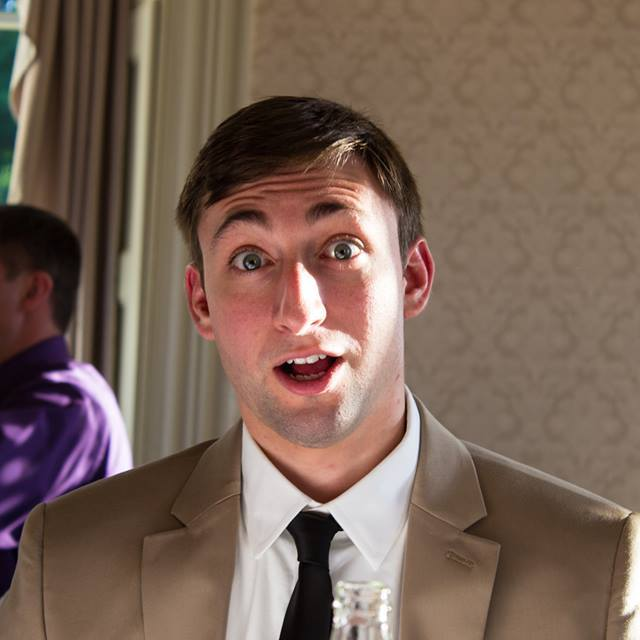
%> input picture pset2/andremo_pic.jpg, 640 x 640 px
$ octave --eval "SteerableFiltersEx(imread('andremo_pic.jpg'));"   (GNU Octave 9; MATLAB toolbox functions it lacks are replaced by stand-ins)
%> lines starting %> are read from the running program, lines starting %| are printed output that depends on the picture
% 6.869 Advances in Computer Vision
% Andrew Moran
% PSET 2
%%%%%%%%%%%%%%%%%%%%%%%%%%%%%%%%%%%%%%%%%%%%%%%%%%%%%%%%%%%%%%%%%%%%%%%%%%%%%%%%%%%%%%%%%%

function SteerableFiltersEx(im)
if ~isa(im,'double')
    im = im2double(im);
end
if size(im,3)>1
    im = rgb2gray(im);
%> im: size 640x640 double
end

% Problem 2.4
% Part A, B
figure
imagesc(im);
axis('equal'); axis('off')
title('Input gray')
colormap(gray)

[G2a,G2b,G2c] = G2(im);
[H2a,H2b,H2c,H2d] = H2(im);
[C1,C2,C3] = FourierG2(G2a,G2b,G2c,H2a,H2b,H2c,H2d);

thetaD = (atan2(C3, C2))/2.0;
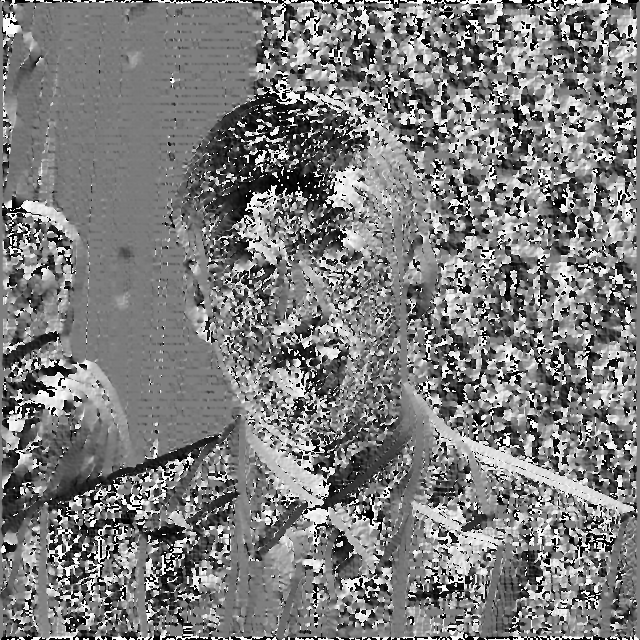
%> thetaD: size 640x640 double; min -1.57, max 1.57, mean -0.0348; drawn with min black and max white
thetaP = thetaD + pi/2.0;

kd_a = (cos(thetaD)).^2;
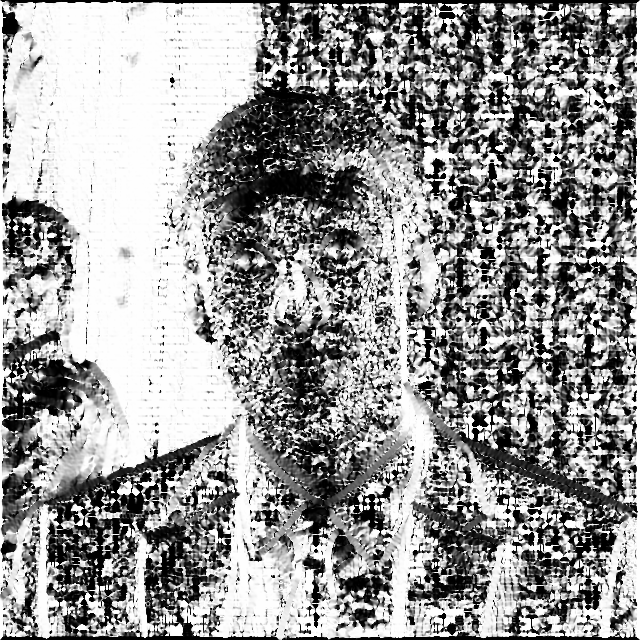
%> kd_a: size 640x640 double; min 3.75e-33, max 1, mean 0.594
kd_b = -2*(cos(thetaD).*sin(thetaD));
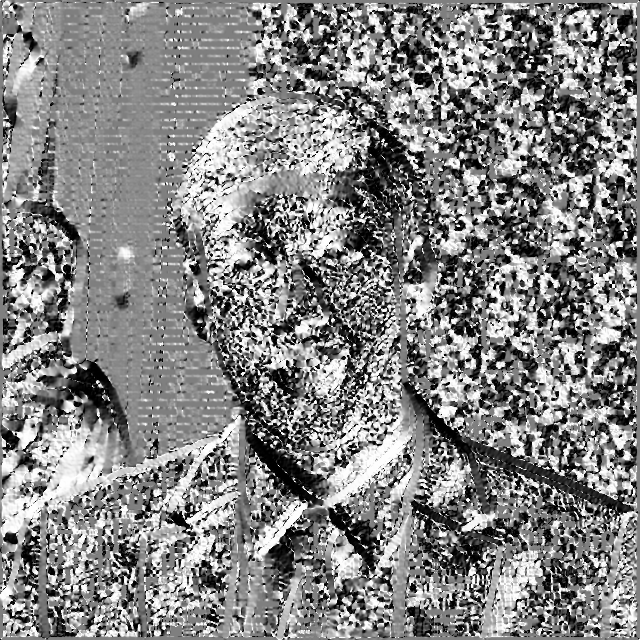
%> kd_b: size 640x640 double; min -1, max 1, mean 0.0358; drawn with min black and max white
kd_c = (sin(thetaD)).^2;
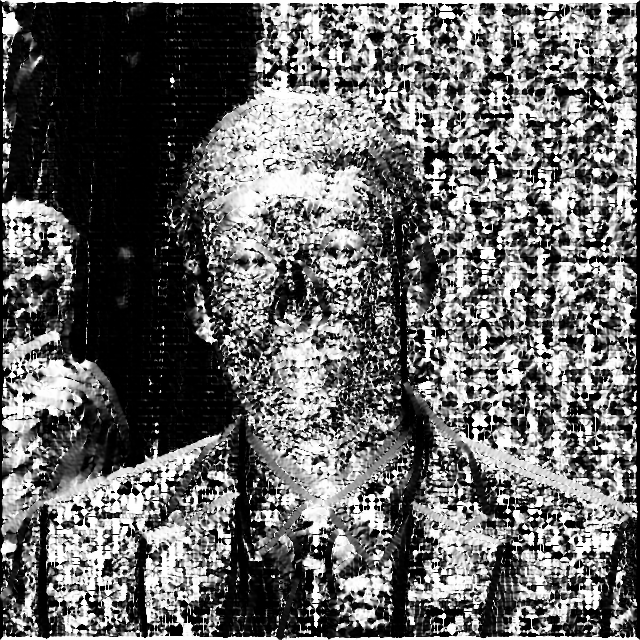
%> kd_c: size 640x640 double; min 5.3e-35, max 1, mean 0.406

kp_a = (cos(thetaP)).^2;
kp_b = -2*(cos(thetaP).*sin(thetaP));
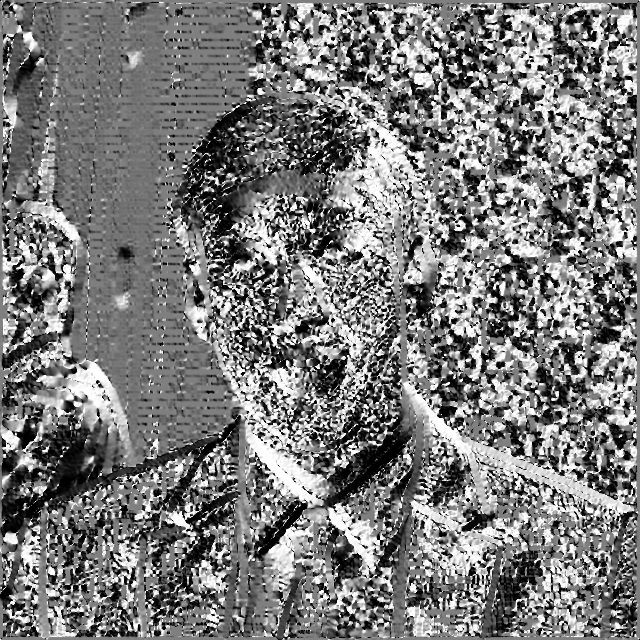
%> kp_b: size 640x640 double; min -1, max 1, mean -0.0358; drawn with min black and max white
kp_c = (sin(thetaP)).^2;

G2dom = kd_a.*G2a + kd_b.*G2b + kd_c.*G2c;
G2per = kp_a.*G2a + kp_b.*G2b + kp_c.*G2c;
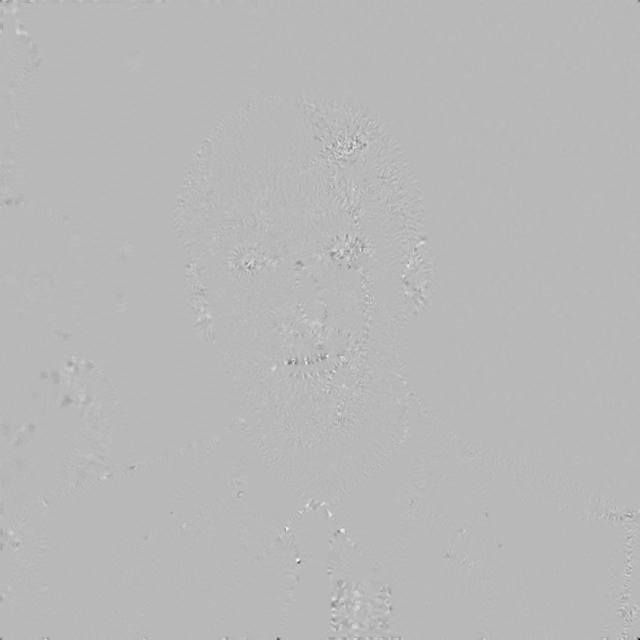
%> G2per: size 640x640 double; min -1.65, max 0.628, mean -0.000633; drawn with min black and max white

figure
imagesc(G2dom);
axis('equal'); axis('off')
title('G2 dominant')
colormap(gray)

figure
imagesc(G2per);
axis('equal'); axis('off')
title('G2 perpendicular')
colormap(gray)

% Part C, D
s = sqrt((C2).^2 + (C3).^2);
epsilon = 0.1;

G2dom_norm = G2dom./(s + epsilon);
G2per_norm = G2per./(s + epsilon);

figure
imagesc(G2dom_norm);
axis('equal'); axis('off')
title('G2 dominant norm')
colormap(gray)

figure
imagesc(G2per_norm);
axis('equal'); axis('off')
title('G2 perpendicular norm')
colormap(gray)

% Part E
mean = ones(3)/9;

G2_dom_norm_mean = conv2(G2dom, mean, 'same');
G2_dom_norm_mean = G2_dom_norm_mean./(s + .1);

G2_per_norm_mean = conv2(G2per, mean, 'same');
G2_per_norm_mean = G2_per_norm_mean./(s + .1);
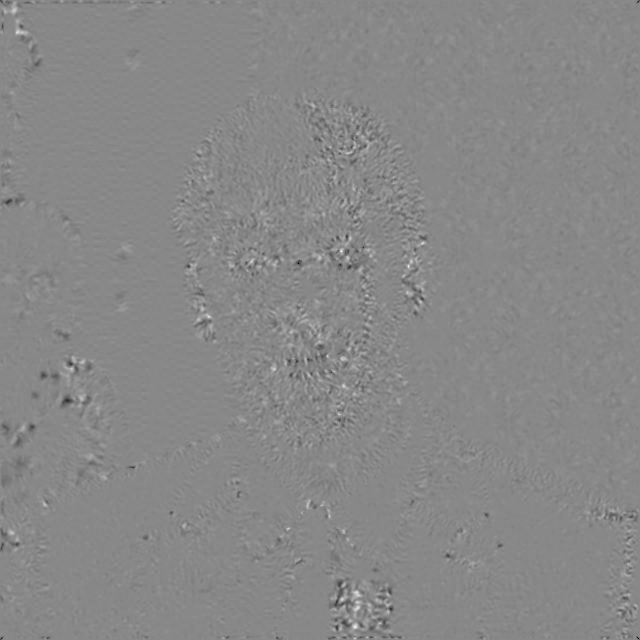
%> G2_per_norm_mean: size 640x640 double; min -2.33, max 2.03, mean -0.00422; drawn with min black and max white

figure
imagesc(G2_dom_norm_mean);
axis('equal'); axis('off')
title('G2 dominant norm mean')
colormap(gray)

figure
imagesc(G2_per_norm_mean);
axis('equal'); axis('off')
title('G2 perpendicular norm mean')
colormap(gray)

%--------------------------------------------------------------------------
% Steerable filters

% Computes the image response to the second derivative Gaussian filter (G2) basis set
% using the 9-tap filter kernels derived in Freeman and Adelson (1991), table IV
function [G2a,G2b,G2c] = G2(im)

f1 = [0.0094 0.1148 0.3964 -0.0601 -0.9213 -0.0601 0.3964 0.1148 0.0094];
f2 = [0.0008 0.0176 0.1660 0.6383 1.0 0.6383 0.1660 0.0176 0.0008];
f3 = [-0.0028 -0.0480 -0.3020 -0.5806 0.0 0.5806 0.3020 0.0480 0.0028];

G2a = conv2(f2,f1,im,'same');
G2b = conv2(f3,f3,im,'same');
G2c = conv2(f1,f2,im,'same');

% Computes the image response to the Hilbert transform of the second derivative Gaussian filter (H2) basis set
% using the 9-tap filter kernels derived in Freeman and Adelson (1991), table VI
function [H2a,H2b,H2c,H2d] = H2(im)

f1 = [-0.0098 -0.0618 0.0998 0.7551 0.0 -0.7551 -0.0998 0.0618 0.0098];
f2 = [0.0008 0.0176 0.1660 0.6383 1.0 0.6383 0.1660 0.0176 0.0008];
f3 = [-0.0020 -0.0354 -0.2225 -0.4277 0.0 0.4277 0.2225 0.0354 0.0020];
f4 = [0.0048 0.0566 0.1695 -0.1889 -0.7349 -0.1889 0.1695 0.0566 0.0048];

H2a = conv2(f2,f1,im,'same');
H2b = conv2(f3,f4,im,'same');
H2c = conv2(f4,f3,im,'same');
H2d = conv2(f1,f2,im,'same');

function [C1,C2,C3] = FourierG2(G2a,G2b,G2c,H2a,H2b,H2c,H2d)
% Returns coefficients [C1, C2, C3] that can be used to estimate the
% oriented energy as a function of angle:
%
% E = C1 + c2*cos(2*theta) + C3*sin(2*theta) + (higher-order terms).
%
% Please refer to Section V.A. and Table XI for details.  This
% function takes as input the image response to the basis of the G2
% and H2 steerable filters.

C1 = 0.5*G2b.^2 + 0.25*G2a.*G2c + 0.375*(G2a.^2 + G2c.^2) + ...
     0.3125*(H2a.^2 + H2d.^2) + 0.5625*(H2b.^2 + H2c.^2) + ...
     0.375*(H2a.*H2c + H2b.*H2d);

C2 = 0.5*(G2a.^2 - G2c.^2) + 0.46875*(H2a.^2 - H2d.^2) + ...
     0.28125*(H2b.^2 - H2c.^2) + 0.1875*(H2a.*H2c - H2b.*H2d);

C3 = -G2a.*G2b - G2b.*G2c - ...
     0.9375*(H2c.*H2d + H2a.*H2b) - ...
     1.6875*H2b.*H2c - 0.1875*H2a.*H2d;

$ run again, on pset2/husky.jpg
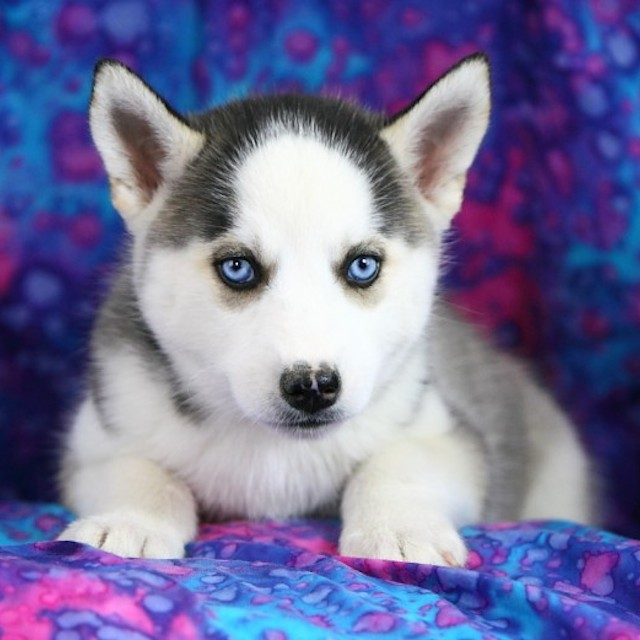
%> input picture pset2/husky.jpg, 640 x 640 px
%> in SteerableFiltersEx, `G2per_norm = G2per./(s + epsilon);`:
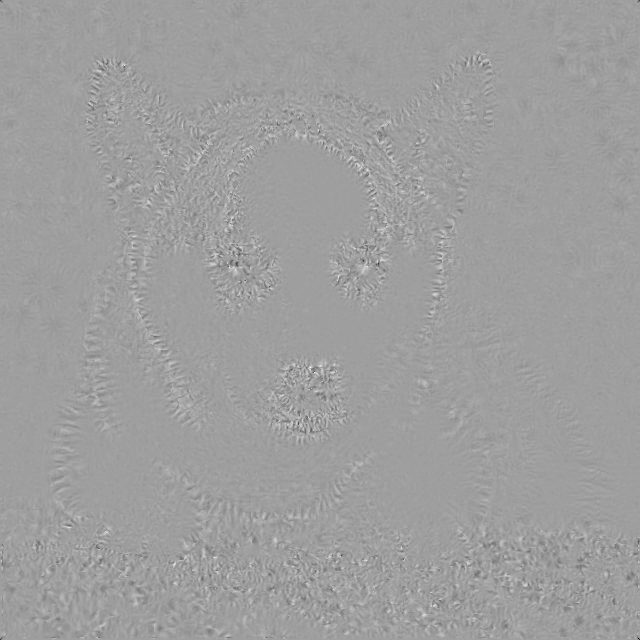
%> G2per_norm: size 640x640 double; min -4.91, max 2.97, mean -0.00503; drawn with min black and max white
%> in SteerableFiltersEx, `G2_dom_norm_mean = conv2(G2dom, mean, 'same');`:
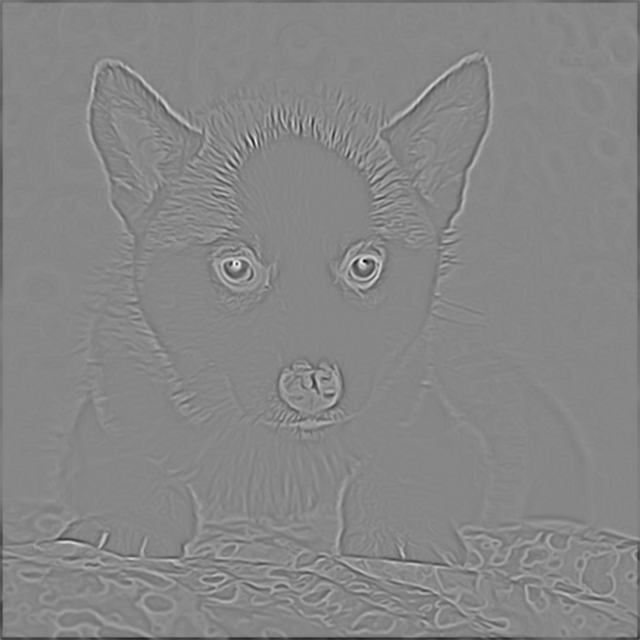
%> G2_dom_norm_mean: size 640x640 double; min -0.991, max 0.878, mean -0.00495; drawn with min black and max white

$ run again, on pset2/apple.png
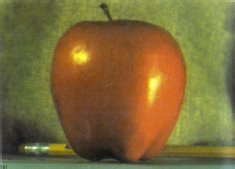
%> input picture pset2/apple.png, 235 x 169 px
%> in SteerableFiltersEx, `kp_b = -2*(cos(thetaP).*sin(thetaP));`:
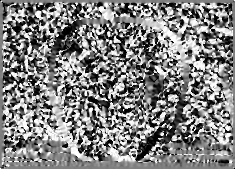
%> kp_b: size 169x235 double; min -1, max 1, mean 0.0174; drawn with min black and max white
%> in SteerableFiltersEx, `G2_per_norm_mean = conv2(G2per, mean, 'same');`:
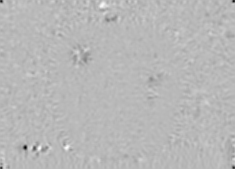
%> G2_per_norm_mean: size 169x235 double; min -0.528, max 0.2, mean -0.00145; drawn with min black and max white
